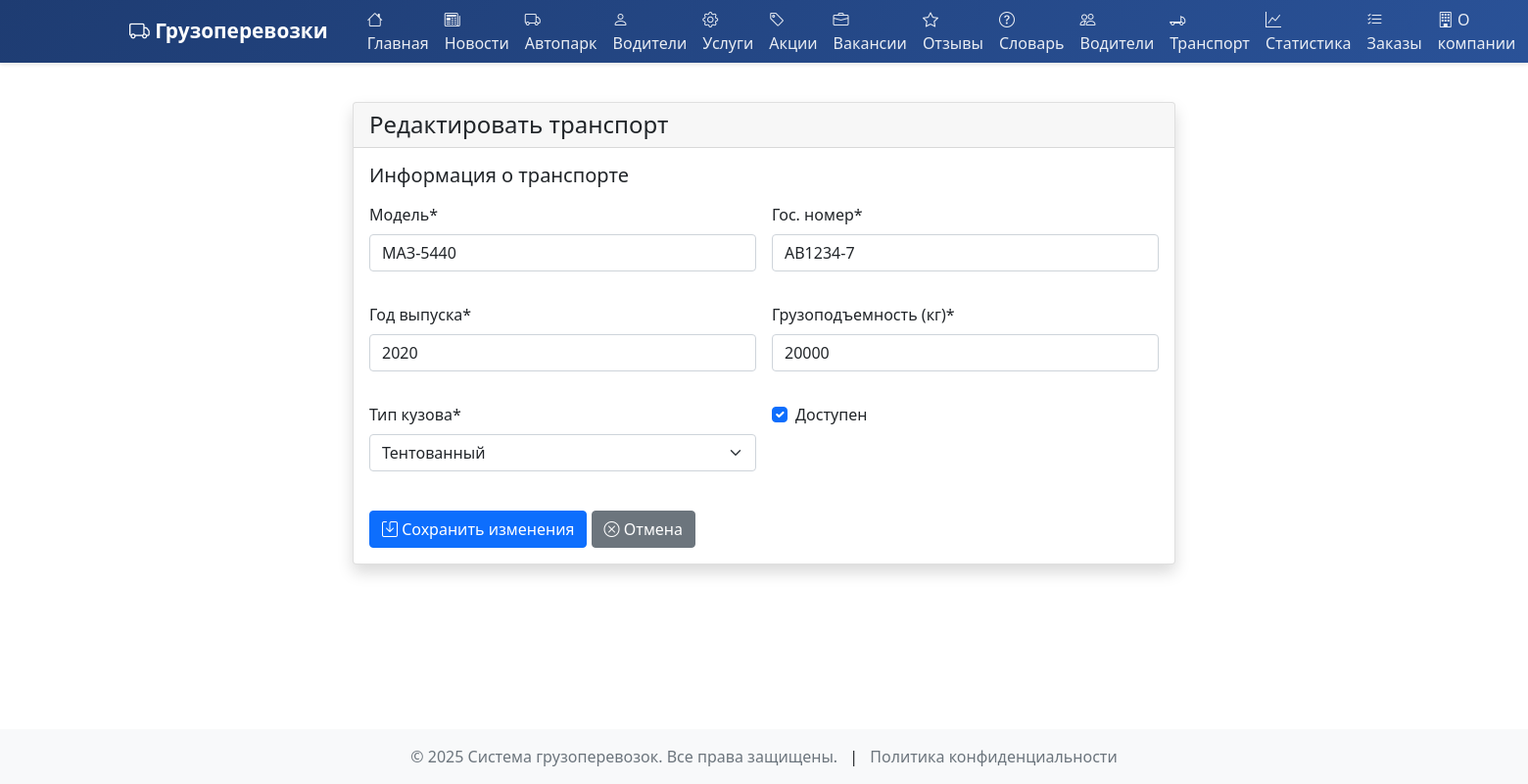
Page /vehicles/1/update/ (signed in) on the committed database.
### core/models.py (models this page shows, shortened)
class Vehicle(models.Model):
    model = models.CharField('Модель', max_length=100)
    plate_number = models.CharField('Гос. номер', max_length=20, unique=True)
    year = models.PositiveIntegerField('Год выпуска')
    capacity = models.PositiveIntegerField('Грузоподъемность (кг)')
    body_type = models.ForeignKey(VehicleBodyType, on_delete=models.PROTECT, verbose_name='Тип кузова')
    is_available = models.BooleanField('Доступен', default=True)
    created_at = models.DateTimeField('Создан', default=timezone.now)
    class Meta:
        verbose_name = 'Транспортное средство'
        verbose_name_plural = 'Транспортные средства'

### core/views.py (the view, shortened to what this page needs)
# urls.py: path('vehicles/<int:pk>/update/', views.VehicleUpdateView.as_view(), name='vehicle-update'),
class VehicleUpdateView(LoginRequiredMixin, UserPassesTestMixin, UpdateView):
    model = Vehicle
    form_class = VehicleForm
    template_name = 'core/vehicle_form.html'
    success_url = reverse_lazy('vehicle-list')
    def test_func(self):
        return self.request.user.is_superuser

### core/forms.py
class VehicleForm(forms.ModelForm):
    class Meta:
        model = Vehicle
        fields = ['model', 'plate_number', 'year', 'capacity', 'body_type', 'is_available']
        widgets = {
            'year': forms.NumberInput(attrs={'min': 1900, 'max': 2100}),
            'capacity': forms.NumberInput(attrs={'min': 0}),
        }

### core/models.py (called while the page is built)
    def __str__(self):
        return self.name

### core/templates/core/vehicle_form.html (shortened to what this page needs)
{% extends 'core/base.html' %}
{% load crispy_forms_tags %}
{% block content %}
<div class="container mt-4">
    <div class="row justify-content-center">
        <div class="col-md-8">
            <div class="card shadow">
                <div class="card-header">
                    <h4 class="mb-0">{% if form.instance.pk %}Редактировать транспорт{% else %}Добавить транспорт{% endif %}</h4>
                </div>
                <div class="card-body">
                    <form method="post" class="needs-validation" novalidate>
                        <h5 class="mb-3">Информация о транспорте</h5>
                        <div class="row g-3">
                            <div class="col-md-6">
                                {{ form.model|as_crispy_field }}
                            </div>
                            <div class="col-md-6">
                                {{ form.plate_number|as_crispy_field }}
                            </div>
                            <div class="col-md-6">
                                {{ form.year|as_crispy_field }}
                            </div>
                            <div class="col-md-6">
                                {{ form.capacity|as_crispy_field }}
                            </div>
                            <div class="col-md-6">
                                {{ form.body_type|as_crispy_field }}
                            </div>
                            <div class="col-md-6">
                                {{ form.is_available|as_crispy_field }}
                            </div>
                        </div>
                        <div class="mt-4">
                            <button type="submit" class="btn btn-primary">
                                {% if form.instance.pk %}
                                    <i class="bi bi-save"></i> Сохранить изменения
                                {% else %}
                                    <i class="bi bi-plus-circle"></i> Добавить транспорт
                                {% endif %}
                            </button>
                            <a href="{% url 'vehicle-list' %}" class="btn btn-secondary">
                                <i class="bi bi-x-circle"></i> Отмена
                            </a>
                        </div>
                    </form>
                </div>
            </div>
        </div>
    </div>
</div>
{% endblock %}

### core/templates/core/base.html (style rules this page uses)
body { min-height: 100vh; display: flex; flex-direction: column; }

### rows in the picture
Vehicle: model "МАЗ-5440", plate_number "AB1234-7", year "2020", capacity "20000", body_type "Тентованный", is_available "☑"
